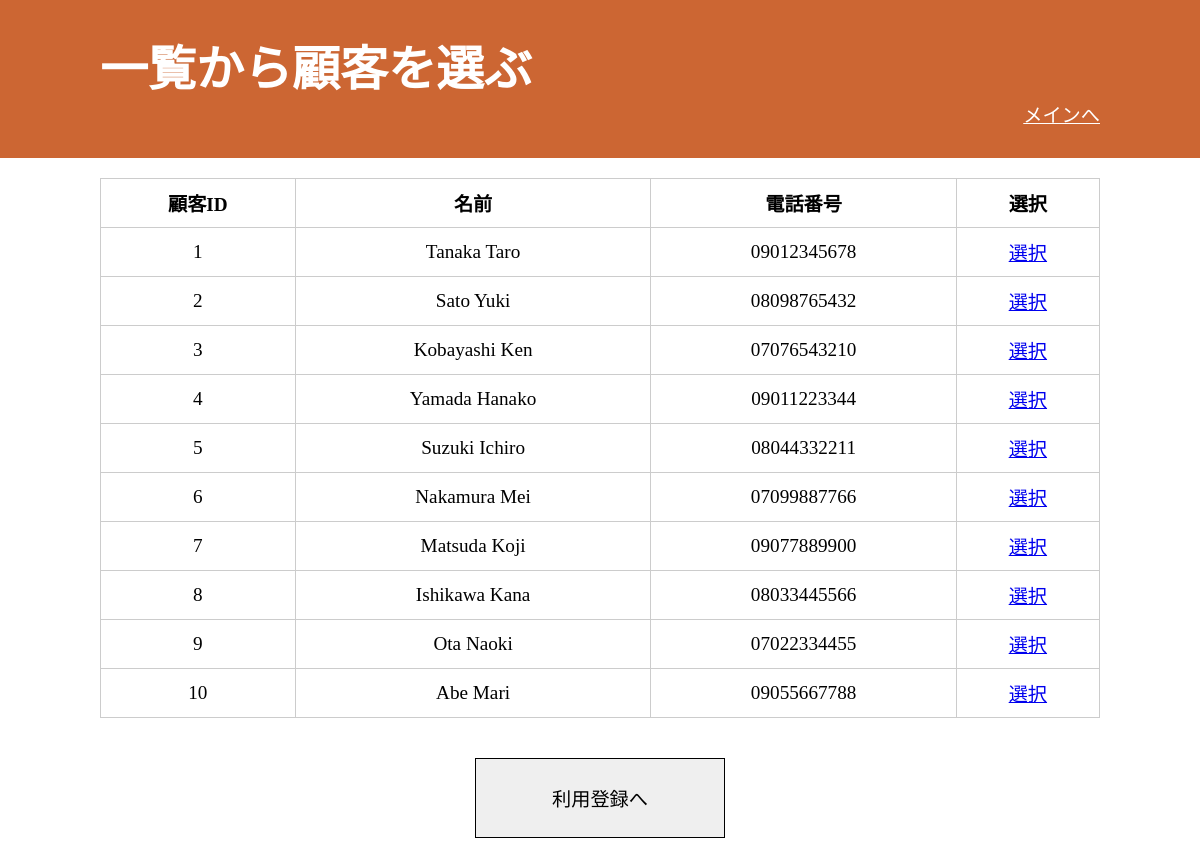
/view_customer.php (signed in), run on the app's committed database.
### tables this page shows
CREATE TABLE customers (
    customer_id INT AUTO_INCREMENT PRIMARY KEY,
    customer_name VARCHAR(100) NOT NULL,
    customer_mail VARCHAR(100) UNIQUE,
    customer_number VARCHAR(15) UNIQUE,
    customer_zipcode INT(7) NOT NULL,
    address VARCHAR(255) NOT NULL
);

### includes/functions.php (called while the page is built, shortened)
<?php
function xss($data) {
    return htmlspecialchars(trim($data), ENT_QUOTES, 'UTF-8');
}
?>

### public/view_customer.php (the view, shortened to what this page needs)
<?php
require_once(__DIR__ . '/session_check.php');
require_once(__DIR__ . '/../includes/functions.php');
try {
    $stmt = $pdo->query("SELECT customer_id, customer_name, customer_number FROM customers ORDER BY customer_id");
    $customers = $stmt->fetchAll(PDO::FETCH_ASSOC);
} catch (PDOException $e) {
    $message = "顧客リストを取得できませんでした" . $e->getMessage();
}
?>
<!DOCTYPE html>
<html lang="ja">
<head>
    <link rel="stylesheet" href="assets/css/style.css">
</head>
<body>
<header>
    <h1>一覧から顧客を選ぶ</h1>
    <nav>
        <ul>
            <li><a href="main.php">メインへ</a></li>
        </ul>
    </nav>
</header>
<main>
    <?php if (!empty($customers)): ?>
        <table class="history_table">
            <thead>
                <tr>
                    <th>顧客ID</th>
                    <th>名前</th>
                    <th>電話番号</th>
                    <th>選択</th>
                </tr>
            </thead>
            <tbody>
                <?php foreach ($customers as $customer): ?>
                    <tr>
                        <td><?= xss($customer['customer_id']) ?></td>
                        <td><?= xss($customer['customer_name']) ?></td>
                        <td><?= xss($customer['customer_number']) ?></td>
                        <td>
                            <a href="select_pet.php?customer_id=<?= $customer['customer_id'] ?>" class="mypage_btn">
                               選択
                            </a>
                        </td>
                    </tr>
                <?php endforeach; ?>
            </tbody>
        </table>
        <div class="my_btn">
            <button class="mypage_btn" onclick="location.href='select_customer.php'">利用登録へ</button>
        </div>
    <?php else: ?>
        <p>登録された顧客が見つかりません。</p>
    <?php endif; ?>
</main>
</body>
</html>

### public/assets/css/style.css (style rules this page uses)
* { margin: 0; padding: 0; list-style: none; font-size: 100%; border: none; }
*, *::before, *::after { box-sizing: border-box; }
html { font-size: 1.2rem; }
header { width: 100%; height: 30%; padding: 30px 100px; background-color: #CC6633; }
header h1 { font-size: 2.5rem; color: #FFFFFF; }
header nav { text-align: right; }
header li a { color: #FFFFFF; }
main { height: 60%; padding-top: 20px; padding-bottom: 40px; }
button { border: 1px solid; }
table, th, td { border: 1px solid; margin: 0 auto; }
.my_btn { text-align: center; }
.mypage_btn { margin: 40px 0; width: 250px; height: 80px; cursor: pointer; }
.history_table { width: 100%; max-width: 1000px; border-collapse: collapse; margin: 0 auto; background-color: white; table-layout: auto; }
.history_table th, .history_table td { padding: 10px; border: 1px solid #ccc; text-align: center; white-space: nowrap; }

### data on the page
customers: customer_id "1", customer_name "Tanaka Taro", customer_number "09012345678"
customers: customer_id "2", customer_name "Sato Yuki", customer_number "08098765432"
customers: customer_id "3", customer_name "Kobayashi Ken", customer_number "07076543210"
customers: customer_id "4", customer_name "Yamada Hanako", customer_number "09011223344"
customers: customer_id "5", customer_name "Suzuki Ichiro", customer_number "08044332211"
customers: customer_id "6", customer_name "Nakamura Mei", customer_number "07099887766"
customers: customer_id "7", customer_name "Matsuda Koji", customer_number "09077889900"
customers: customer_id "8", customer_name "Ishikawa Kana", customer_number "08033445566"
customers: customer_id "9", customer_name "Ota Naoki", customer_number "07022334455"
customers: customer_id "10", customer_name "Abe Mari", customer_number "09055667788"
